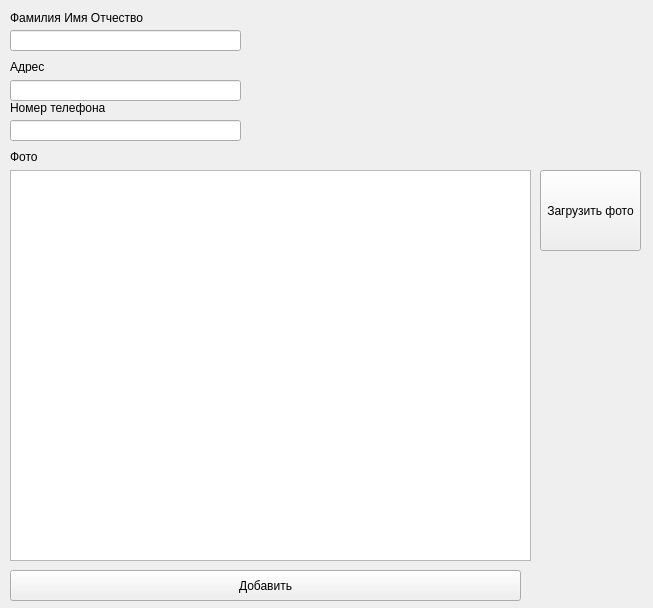
<?xml version="1.0" encoding="UTF-8"?>
<ui version="4.0">
 <class>FormAdd</class>
 <widget class="QWidget" name="FormAdd">
  <property name="geometry">
   <rect>
    <x>0</x>
    <y>0</y>
    <width>653</width>
    <height>608</height>
   </rect>
  </property>
  <property name="windowTitle">
   <string>Form</string>
  </property>
  <widget class="QLabel" name="label_4">
   <property name="geometry">
    <rect>
     <x>10</x>
     <y>150</y>
     <width>47</width>
     <height>13</height>
    </rect>
   </property>
   <property name="text">
    <string>Фото</string>
   </property>
  </widget>
  <widget class="QLabel" name="label_2">
   <property name="geometry">
    <rect>
     <x>10</x>
     <y>60</y>
     <width>47</width>
     <height>13</height>
    </rect>
   </property>
   <property name="text">
    <string>Адрес</string>
   </property>
  </widget>
  <widget class="QLineEdit" name="ledit_addr">
   <property name="geometry">
    <rect>
     <x>10</x>
     <y>80</y>
     <width>231</width>
     <height>21</height>
    </rect>
   </property>
  </widget>
  <widget class="QPushButton" name="pbadd">
   <property name="geometry">
    <rect>
     <x>10</x>
     <y>570</y>
     <width>511</width>
     <height>31</height>
    </rect>
   </property>
   <property name="text">
    <string>Добавить</string>
   </property>
  </widget>
  <widget class="QLabel" name="label_5">
   <property name="geometry">
    <rect>
     <x>10</x>
     <y>10</y>
     <width>201</width>
     <height>16</height>
    </rect>
   </property>
   <property name="text">
    <string>Фамилия Имя Отчество</string>
   </property>
  </widget>
  <widget class="QLineEdit" name="ledit_fio">
   <property name="geometry">
    <rect>
     <x>10</x>
     <y>30</y>
     <width>231</width>
     <height>21</height>
    </rect>
   </property>
  </widget>
  <widget class="QLineEdit" name="ledit_numphone">
   <property name="geometry">
    <rect>
     <x>10</x>
     <y>120</y>
     <width>231</width>
     <height>21</height>
    </rect>
   </property>
  </widget>
  <widget class="QPushButton" name="pb_load_photo">
   <property name="geometry">
    <rect>
     <x>540</x>
     <y>170</y>
     <width>101</width>
     <height>81</height>
    </rect>
   </property>
   <property name="text">
    <string>Загрузить фото</string>
   </property>
  </widget>
  <widget class="QGraphicsView" name="gview_photo">
   <property name="geometry">
    <rect>
     <x>10</x>
     <y>170</y>
     <width>521</width>
     <height>391</height>
    </rect>
   </property>
  </widget>
  <widget class="QLabel" name="label_3">
   <property name="geometry">
    <rect>
     <x>10</x>
     <y>100</y>
     <width>171</width>
     <height>16</height>
    </rect>
   </property>
   <property name="text">
    <string>Номер телефона</string>
   </property>
  </widget>
 </widget>
 <resources/>
 <connections/>
</ui>
